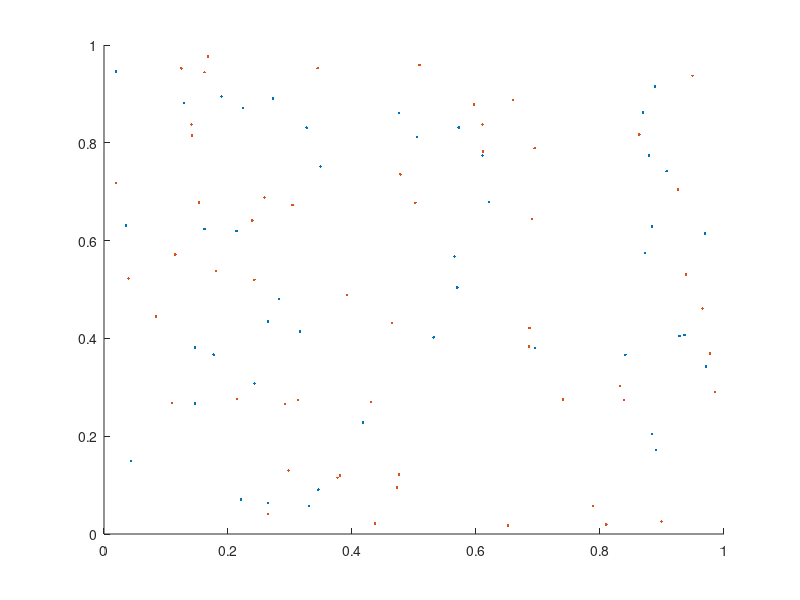

Source code (MATLAB): (Note: this script raises an error after producing the figure.)
n = 100;
d = 2;
X = rand(n,2*d);    % half the state is the position, half the state is the component velocity
T = randi([0, 1], n, 1);
t0 = find(T == 0);
t1 = find(T == 1);

for t=1:100
    % Draw positions
    scatter(X(t0,1), X(t0,2), '.b'); hold on;
    scatter(X(t1,1), X(t1,2), '.r'); hold off;
    %xlim([-10, 10]);
    %ylim([-10, 10]);
    pause(0.1)
    % Update positions
    X = updatePosition(X, T);
end

%% Functions

function Xnew = updatePosition(X, T)
    d = size(X,2)/2;
    Xnew = X;
    for i=1:size(X,1)
        % Center of Mass
        v1 = centerOfMass(X, i, 10, T);
        % No Collisions
        v2 = noCollisions(X, i, 0.1, T);
        % Match velocity
        v3 = matchVelocity(X, i, 100);
        v = v1 + v2 + v3;
        % v = v1 + v2;
        Xnew(i,d+1:end) = v + X(i,d+1:end);
        Xnew(i,1:d) = Xnew(i,1:d) + Xnew(i,d+1:end);
    end
end

% Move towards other team
function dv = centerOfMass(X, i, factor, T)
    d = size(X,2)/2;
    t = find(T == T(i));
    CM = sum(X(t,1:d),1)/length(t);
    dv = (CM - X(i,1:d)) / factor;
end

% Don't collide with own team
function dv = noCollisions(X, i, tol, T)
    d = size(X,2)/2;
    dv = zeros(1, d);
    t = find(T ~= T(i));
    for j=1:length(t)
        if i ~= t(j) && norm(X(i,1:d) - X(t(j),1:d), 2) < tol
            dv = dv - (X(t(j),1:d) - X(i,1:d));
        end
    end
end

function dv = matchVelocity(X, i, factor)
    d = size(X,2)/2;
    MV = (sum(X(:,d+1:end),1) - X(i,d+1:end))/(size(X,1) - 1);
    dv = (MV - X(i,d+1:end)) / factor;
end

